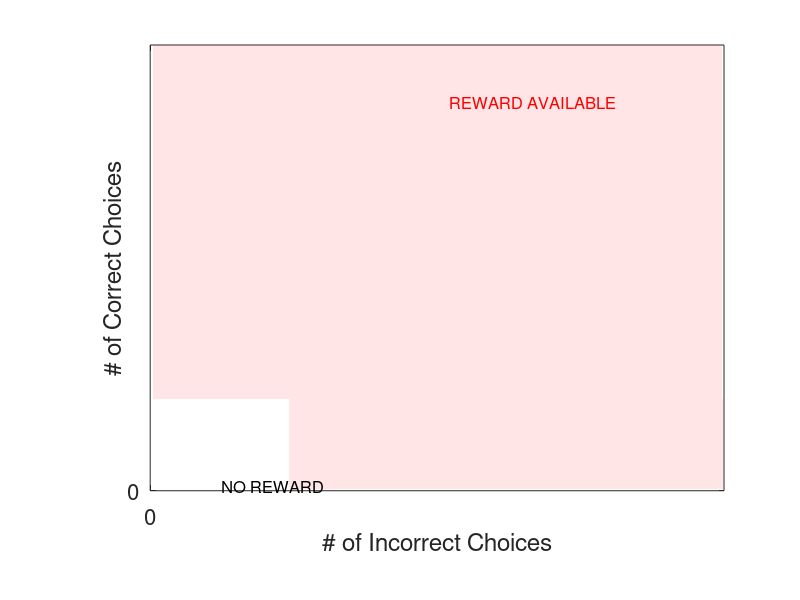

MATLAB code for this plot: (Note: this script raises an error after producing the figure.)

% Create figure
figure1 = figure;

% Create axes
axes1 = axes('Parent',figure1,...
    'Position',[0.187739463601533 0.182108626198083 0.717260536398468 0.742891373801916]);
hold(axes1,'on');


% Create ylabel
ylabel('# of Correct Choices');

% Create xlabel
xlabel('# of Incorrect Choices');

% Uncomment the following line to preserve the X-limits of the axes
% xlim(axes1,[0 90]);
% Uncomment the following line to preserve the Y-limits of the axes
% ylim(axes1,[0 90]);
box(axes1,'on');
% Set the remaining axes properties
set(axes1,'FontSize',16,'XTick',[0 45 90],'YTick',[0 45 90]);
% Create rectangle
% Set the remaining axes properties

% Create rectangle
annotation(figure1,'rectangle',...
    [0.19129374201788 0.335463258785942 0.711643678160919 0.589456869009581],...
    'Color','none',...
    'FaceColor',[1 0 0],...
    'FaceAlpha',0.1);

% Create textbox
annotation(figure1,'textbox',...
    [0.561941251596426 0.818483755914941 0.319284792908613 0.0575079859826512],...
    'Color',[1 0 0],...
    'String',{'REWARD AVAILABLE'},...
    'FontSize',12,...
    'FitBoxToText','on',...
    'EdgeColor','none');

% Create rectangle
annotation(figure1,'rectangle',...
    [0.361430395913156 0.185303514376997 0.542784163473818 0.150159744408946],...
    'Color','none',...
    'FaceColor',[1 0 0],...
    'FaceAlpha',0.1);

% Create rectangle
annotation(figure1,'rectangle',...
    [0.188739463601533 0.18370607028754 0.175245210727969 0.148562300319489],...
    'Color','none',...
    'FaceColor',[1 1 1],...
    'FaceAlpha',0.1);

% Create textbox
annotation(figure1,'textbox',...
    [0.277139208173693 0.179511183346421 0.212005102619205 0.0575079859826512],...
    'String',{'NO REWARD'},...
    'FontSize',12,...
    'EdgeColor','none');

filename = 'learningCurve_v2.gif';

CO = load('choice_order_naive.mat');
CO = CO.choice_order;
load('choice_order_1.mat');
CO(41:length(choice_order)+length(CO)) = choice_order;
x = []
y = []

for n = 1:length(CO)
    % Draw plot for y = x.^n
    x(n) = length(find(CO(1:n) == 1));
    y(n) = length(find(CO(1:n) == 2));
    plot(x,y,'b','LineWidth',4) 
    xlim([0,90])
    ylim([0,90])


    drawnow 
    % Capture the plot as an image 
    frame = getframe(figure1); 
    im = frame2im(frame); 
    [imind,cm] = rgb2ind(im,256); 
    % Write to the GIF File 
    if n == 1 
      imwrite(imind,cm,filename,'gif','DelayTime',0,'Loopcount',inf); 
    else 
      imwrite(imind,cm,filename,'gif','DelayTime',0.1,'WriteMode','append'); 
    end 
end